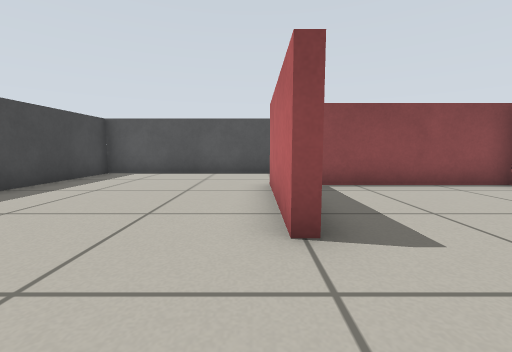
[1] (above)

18 first-person views from a walk through a robot-simulator world made for Gazebo. The camera is 0.45 m above the floor, tilts 6° down and sees 90° across. The floor is counted in squares, 0.5 m on a side. Each view is taken from the middle of a square. On the plan, view 1 faces up. The plan holds only what a view shows up to about 10 squares ahead; the rest is blank.

[2]
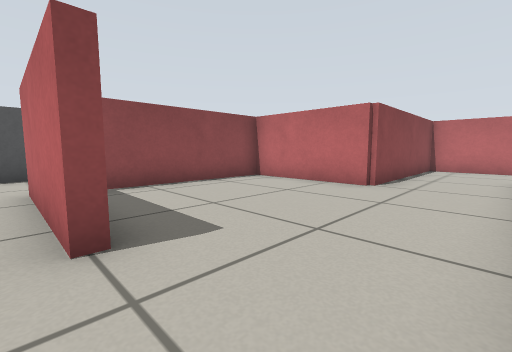

[3]
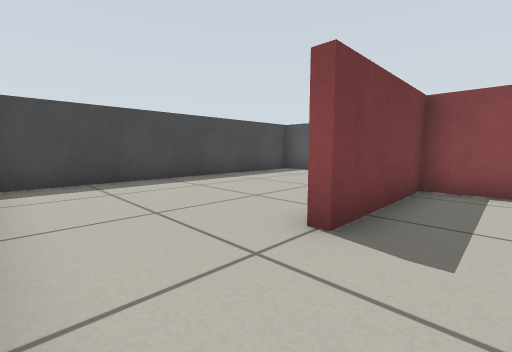

[4]
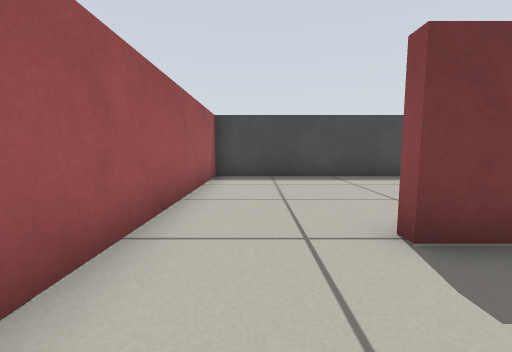

[5]
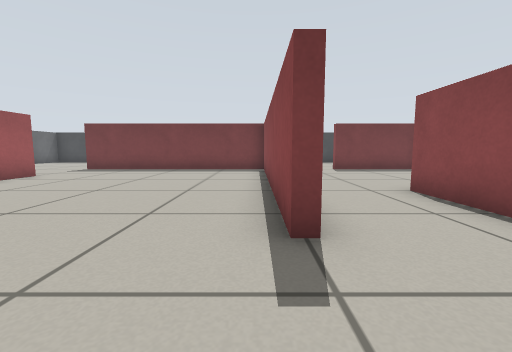

[6]
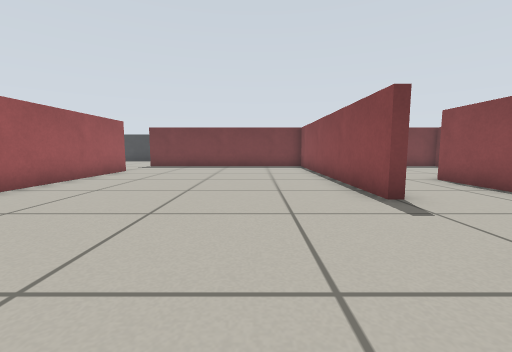

[7]
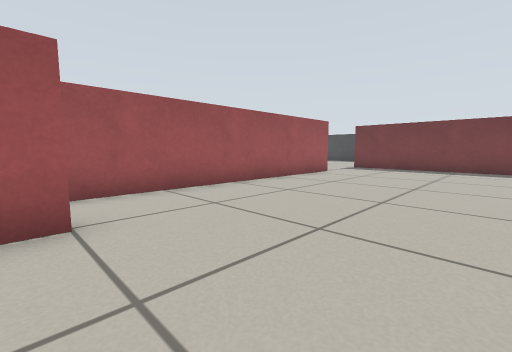

[8]
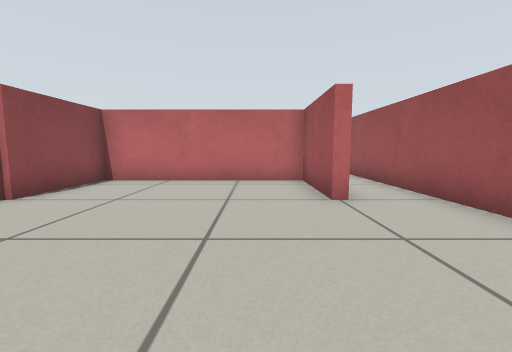

[9]
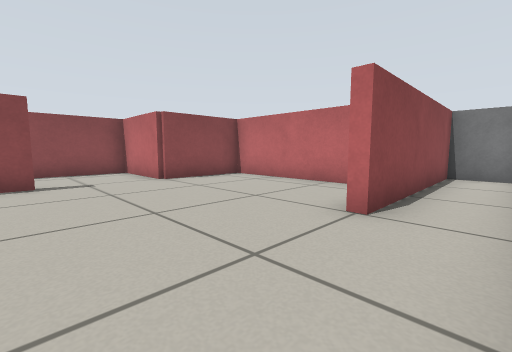

[10]
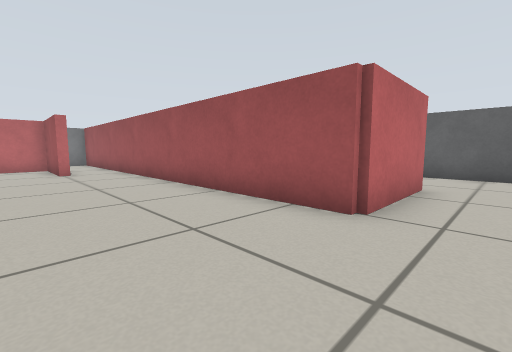

[11]
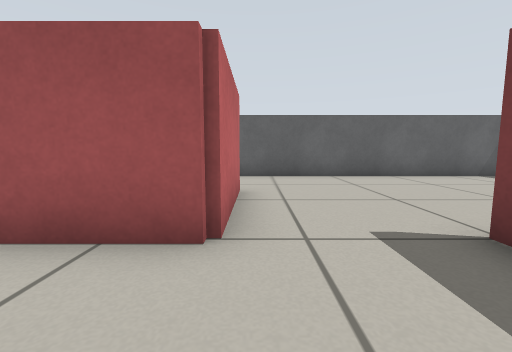

[12]
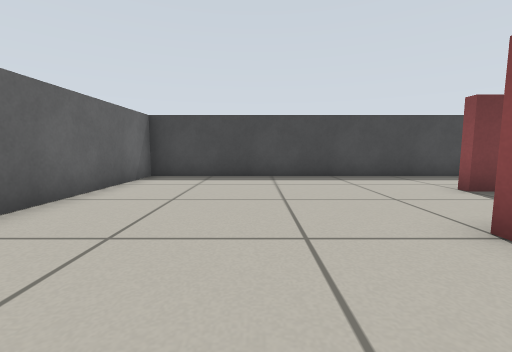

[13]
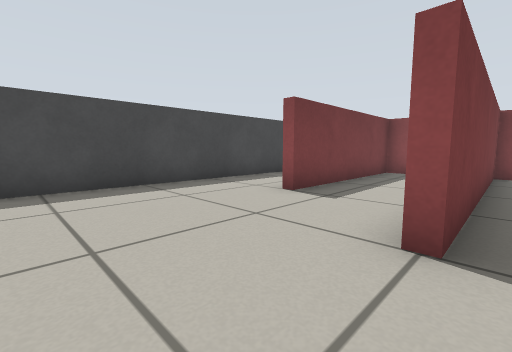

[14]
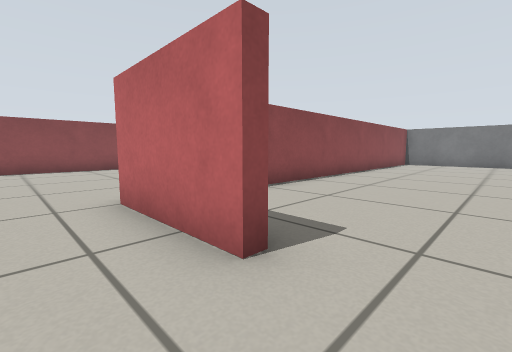

[15]
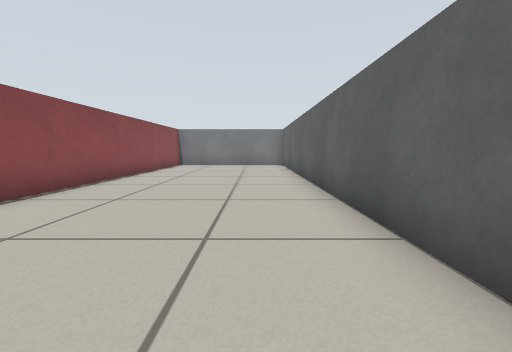

[16]
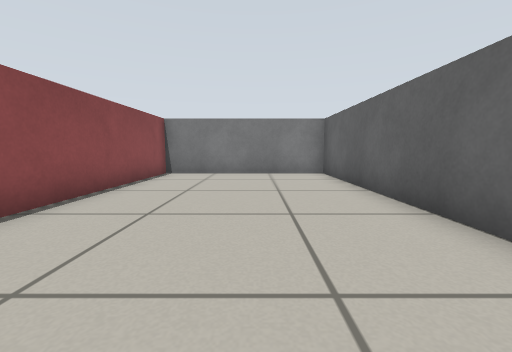

[17]
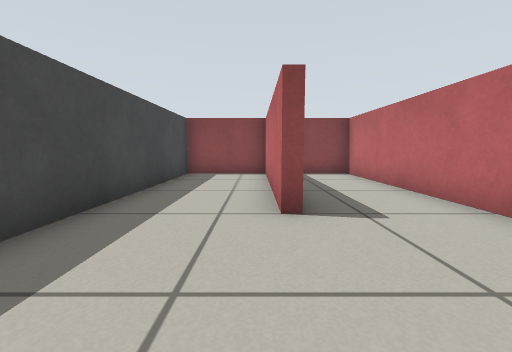

[18]
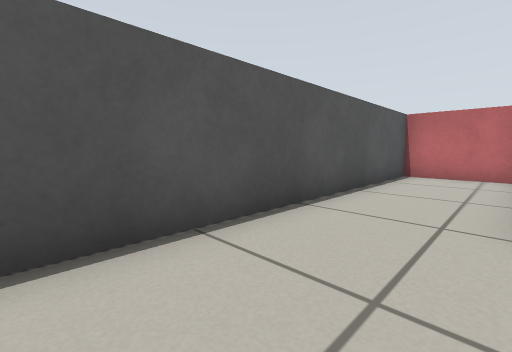

### Floor plan
Ten units are one square. View 1 is at (0, 0); x grows to the right and y downward. Boxes are objects, and circles mark ways between rooms. Rooms are numbered by the first view taken in them; rooms with no view inside come last. Other rooms are left out.
<svg viewBox="-60 -100 250 250">
<path fill="none" stroke="#000" d="M95 2 95 7 7 7 7 74M64 -69 64 -95 -55 -95 -55 3 18 3M34 84 125 84M124 67 124 63 154 63 154 7 124 7 124 -24 64 -24 64 -63 7 -63 7 -24 4 -24 4 -65M38 115 34 115 34 84M7 74 7 87 2 87M4 68 4 7 -23 7 -23 65 -26 65 -26 10M-23 67 -26 67M-26 7 -55 7 -55 145 185 145 185 87 68 87M185 81 185 67 124 67M125 84 172 84"/>
<circle cx="25" cy="80" r="3" fill="#2a7"/>
<circle cx="130" cy="80" r="3" fill="#2a7"/>
<text x="50" y="0">1</text>
<text x="50" y="100">2</text>
<text x="160" y="80">3</text>
</svg>
Room 1 opens to room 2. Room 1 opens to room 3.

Where each view was taken, in squares from view 1:
view 1: 0 up, 0 right, facing up
view 2: 0 up, 0 right, facing up-right
view 3: 0 up, 2 right, facing up-left
view 4: 1 up, 3 right, facing left
view 5: 1 down, 12 right, facing left
view 6: 3 down, 14 right, facing left
view 7: 3 down, 13 right, facing down-left
view 8: 5 down, 8 right, facing right
view 9: 8 down, 9 right, facing up-right
view 10: 5 down, 2 right, facing down-right
view 11: 6 down, 3 right, facing down
view 12: 11 down, 3 right, facing left
view 13: 11 down, 1 right, facing up-left
view 14: 13 down, 2 right, facing up-right
view 15: 13 down, 4 right, facing right
view 16: 12 down, 9 right, facing right
view 17: 10 down, 3 left, facing up
view 18: 7 up, 3 left, facing up-right
